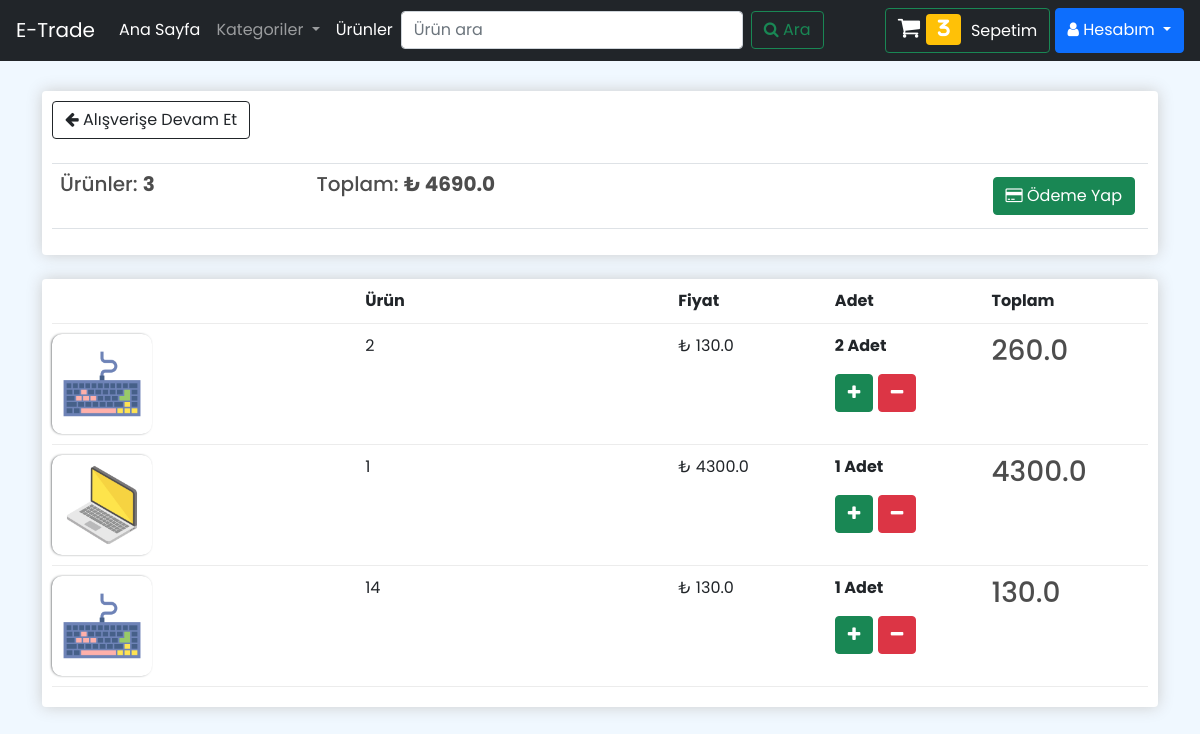
/user/sepetim/ (signed in), run on an earlier commit of the app's database.
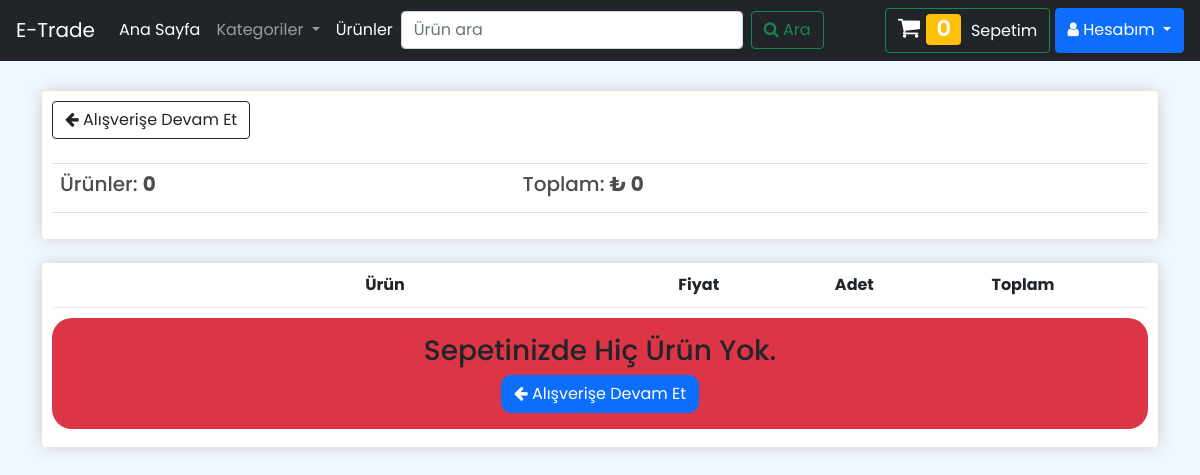
And on a later commit of the database.
### USERAPP/models.py (models this page shows, shortened)
class CustomUserModel(AbstractUser):
    avatar = models.ImageField(upload_to="users/", blank=True, null=True, verbose_name="Fotoğraf")
    phoneNumber = models.CharField(verbose_name="Telefon Numarası", max_length=10, blank=True, null=True)
    class Meta:
        db_table = "auth_user"
        verbose_name_plural="Kullanıcılar"
    def __str__(self):
        return self.username

class CartModel(models.Model):
    customer = models.ForeignKey(CustomUserModel, on_delete=models.SET_NULL, verbose_name="Müşteri", null=True)
    product = models.ForeignKey(ProductModel, on_delete=models.SET_NULL, verbose_name="Ürün", null=True)
    amount = models.IntegerField(verbose_name="Adet", null=False)
    class Meta:
        db_table = 'Cart'
        verbose_name_plural="Sepet"

### PRODUCTS/models.py (models this page shows, shortened)
class ProductModel(models.Model):
    class Meta:
        db_table = 'Products'
        verbose_name_plural = "Ürünler"
    productTitle = models.CharField(max_length=50, verbose_name="Ürün İsmi")
    productPrice = models.FloatField(verbose_name="Ürün Fiyatı")
    productDescription = models.TextField(max_length=500, verbose_name="Ürün Açıklaması")
    productImage = models.ImageField(verbose_name="Ürün Görseli", upload_to="products/",blank=True,null=True)
    productShipping = models.BooleanField(default=False,verbose_name="Ücretsiz Kargo Mu",blank=False,null=False)
    productCategorie = models.ManyToManyField(ProductCategorieModel,verbose_name="Kategori")
    newSlug      = AutoSlugField(populate_from="productTitle",unique=True,blank=True,default="",editable=True)

### USERAPP/views.py (the view)
# urls.py: path("sepetim/",views.v_cart,name="cart"),
@login_required(login_url='login')
def v_cart(request):
    products = CartModel.objects.filter(customer=request.user)
    total = 0
    for product_ in products:
        total += product_.amount * product_.product.productPrice
    return render(request, "cart.html", {"products": products, "total": total})

### PRODUCTS/templatetags/extras.py (called while the page is built)
@register.simple_tag
def f_cat_list():
    categories=ProductCategorieModel.objects.all()
    return categories

@register.simple_tag
def f_countOfBasket(request):
    total=CartModel.objects.filter(customer_id=request.user.id).count()
    return total

### templates/cart.html (shortened to what this page needs)
{% extends 'includes/base.html' %}
{% load static %}
{% load mathfilters %}
{% block CSS %}
    <link rel="stylesheet" href="https://cdnjs.cloudflare.com/ajax/libs/font-awesome/6.0.0-beta2/css/all.min.css">
    <link rel="stylesheet" href="https://maxcdn.bootstrapcdn.com/bootstrap/4.0.0/css/bootstrap.min.css">
    <link rel="stylesheet" href="https://cdnjs.cloudflare.com/ajax/libs/font-awesome/4.7.0/css/font-awesome.css">
    <link href="https://cdn.jsdelivr.net/npm/bootstrap@5.0.2/dist/css/bootstrap.min.css" rel="stylesheet">
    <link rel="stylesheet" href="{% static 'css/productsCSS.css' %}">
{% endblock CSS %}
{% block BODY %}
    {% include 'includes/navbar.html' %}
    <div class="container">
    <div class="row" id="cartItemId" style="margin-top: 20px">
        <div class="col-lg-12">
            <div class="box-element">
                <a class="btn btn-outline-dark" href="{% url 'products' %}"><i class="fa fa-arrow-left" aria-hidden="true"></i>
                    Alışverişe Devam Et</a>
                <br>
                <br>
                <table class="table">
                    <tr>
                        <th><h5>Ürünler: <strong>
                            {{ products |length }}
                        </strong></h5></th>
                        <th><h5>Toplam: <strong>₺ {{ total }}</strong></h5></th>
                        <th>{% if products %}
                            <a style="float: right;margin:5px" class="btn btn-success" href="{% url 'checkout' %}"><i class="fa fa-credit-card" aria-hidden="true"></i> Ödeme Yap</a>
                            {% endif %}
                        </th>
                    </tr>
                </table>
            </div>
            <br>
            <div class="box-element">
                <div class="cart-row">
                    <div style="flex: 2"></div>
                    <div style="flex: 2"><strong>Ürün</strong></div>
                    <div style="flex: 1"><strong>Fiyat</strong></div>
                    <div style="flex: 1"><strong>Adet</strong></div>
                    <div style="flex: 1"><strong>Toplam</strong></div>
                </div>
                {% if products %}
                {% for product_ in products %}
                    <div class="cart-row" id="product-id-{{ product_.product.id }}">
                        <div style="flex: 2"><img class="cart-product-image" style="padding:10px" src="{{ product_.product.productImage.url }}" alt=""></div>
                        <div style="flex: 2">{{ product_.product.productTitle }}</div>
                        <div style="flex: 1">₺ {{ product_.product.productPrice }}</div>
                        <div style="flex: 1;">
                            <p class="quantity">{{ product_.amount }} Adet</p>
                            <div class="">
                                <button class="btn btn-success update-cart-amount" data-product="{{ product_.product.id }}" data-action="add" ><i class="fa fa-plus" aria-hidden="true"></i></button>
                                <button class="btn btn-danger update-cart-amount" data-product="{{ product_.product.id }}" data-action="remove"><i class="fa fa-minus" aria-hidden="true"></i></button>
                            </div>
                        </div>
                        <div style="flex: 1"><strong><h3>
                            {% with amount=product_.amount price=product_.product.productPrice %}
                            {{ amount|mul:price }}
                            {% endwith %}
                        </h3></strong></div>
                    </div>
                    {% endfor %}
                    {% else %}
                    <div class="bg bg-danger text-center p-3 mb-2" style="border-radius: 20px">
                    <h3 class="text-dark">Sepetinizde Hiç Ürün Yok.</h3>
                        <a href="{% url 'products' %}" class="btn btn-primary" style="border-radius: 10px"><i class="fa fa-arrow-left" aria-hidden="true"></i> Alışverişe Devam Et</a>
                    </div>
                 {% endif %}
            </div>
        </div>
    </div>
{% endblock BODY %}

### templates/includes/base.html (shortened to what this page needs)
{% load static %}
<!doctype html>
<html lang="tr">
<head>
    {% block CSS %}{% endblock CSS %}
</head>
<body>
{% block BODY %}
{% endblock BODY %}
</body>
</html>

### templates/includes/navbar.html (shortened to what this page needs)
{% load extras %}
<nav class="navbar navbar-expand-lg navbar-dark bg-dark">
   <a class="navbar-brand" href="{% url 'homePage' %}">E-Trade</a>
   <div class="collapse navbar-collapse" id="navbarSupportedContent">
      <ul class="navbar-nav mr-auto">
         <li class="nav-item active">
            <a class="nav-link" href="{% url 'homePage' %}">Ana Sayfa </a>
         </li>
         <li class="nav-item dropdown">
            <a class="nav-link dropdown-toggle" href="#" id="navbarDropdown" role="button" data-toggle="dropdown"
               aria-haspopup="true" aria-expanded="false">
            Kategoriler
            </a>
         </li>
         <li class="nav-item active">
            <a class="nav-link" href="{% url 'products' %}">Ürünler </a>
         </li>
         <form class="form-inline my-2 my-lg-0" method="get">
            <input class="form-control mr-sm-2" type="search" name="keyword" placeholder="Ürün ara" aria-label="Search">
            <button class="btn btn-outline-success my-2 my-sm-0" type="submit"><i class="fa fa-search"
               aria-hidden="true"></i> Ara
            </button>
         </form>
      </ul>
   </div>
   {% if user.is_authenticated %}
       <ul class="navbar-nav mr-auto">
          <button class="btn btn-outline-success"><a href="{% url 'cart' %}"
             style="text-decoration: none;color: white"><i class="fa"
             style="font-size:24px">&#xf07a;
<span class='badge badge-warning' id='lblCartCount'> {% f_countOfBasket request %} </span>&nbsp;</i>
          </span> Sepetim</a></button>&nbsp;
          <div class="btn-group">
             <button type="button" class="btn btn-primary dropdown-toggle" data-toggle="dropdown"
                aria-haspopup="true" aria-expanded="false">
             <i class="fa fa-user" aria-hidden="true"></i> Hesabım
             </button>
          </div>
       </ul>
   {% endif %}
</nav>

### static/css/productsCSS.css (style rules this page uses)
* { margin: 0; padding: 0; box-sizing: border-box; }
body { font-family: 'Poppins', sans-serif; background-color: aliceblue }
h1,h2,h3,h4,h5,h6 { color:hsl(0, 0%, 30%); }
.box-element { box-shadow:hsl(0, 0%, 80%) 0 0 16px; background-color: #fff; border-radius: 4px; padding: 10px; }
.col-lg-4, .col-lg-6, .col-lg-8, .col-lg-12 { margin-top: 10px; }
.cart-row { display: flex; align-items: stretch; padding-bottom: 10px; margin-bottom: 10px; border-bottom: 1px solid #ececec; }

What changed in the data, as far as the page shows it:
removed CartModel: product.productImage (picture), product.productTitle "2", product.productPrice "130.0", amount "2", amount|mul "260.0"
removed CartModel: product.productImage (picture), product.productTitle "1", product.productPrice "4300.0", amount "1", amount|mul "4300.0"
removed CartModel: product.productImage (picture), product.productTitle "14", product.productPrice "130.0", amount "1", amount|mul "130.0"
Also different on the page:
{{ products |length }}: "3" → "0"
{{ total }}: "4690.0" → "0"
text no longer shown: "3 Ödeme Yap"
text now shown: "0 Sepetinizde Hiç Ürün Yok. Alışverişe Devam Et"
